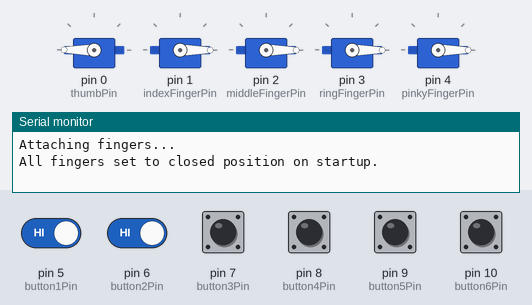
This sketch was run on a simulated Arduino Uno, built with avr-gcc and run on an emulated ATmega328P. Parts: 5 × servo, the last lines printed to the serial monitor. The inputs (shaded band) are chosen by the test bench; at power-on: pin 5 (button1Pin), pin 6 (button2Pin), pin 7 (button3Pin), pin 8 (button4Pin), pin 9 (button5Pin), pin 10 (button6Pin) HIGH.

Above: at 1.2 s.
1.3 s: pin 9 (button5Pin) pulled LOW for 0.15 s
At 1.4 s:
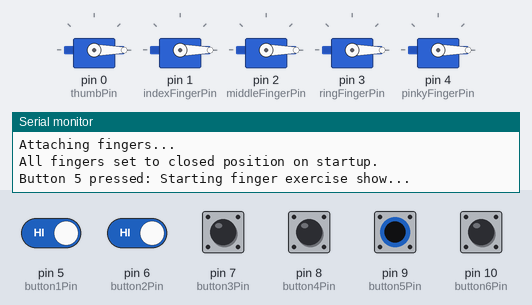
4.3 s: pin 5 (button1Pin) driven LOW and pin 6 (button2Pin) driven LOW
7.3 s: pin 10 (button6Pin) pulled LOW for 0.15 s
At 7.38 s:
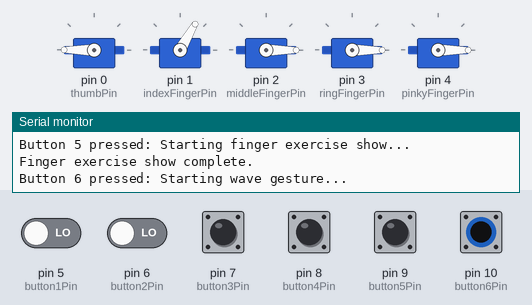
10.3 s: pin 5 (button1Pin) driven HIGH
At 11.4 s:
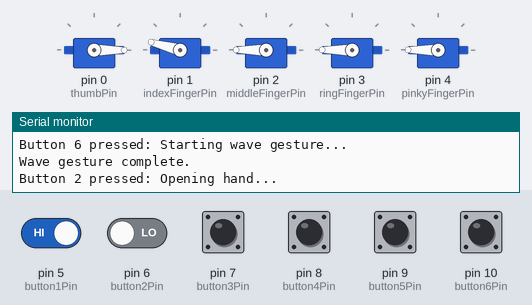
12.4 s: pin 9 (button5Pin) pulled LOW for 1 s
At 12.81 s:
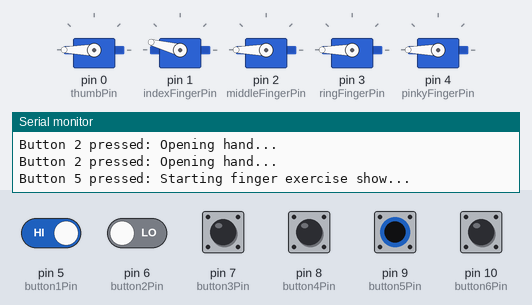
15.4 s: pin 6 (button2Pin) driven HIGH
At 19.1 s:
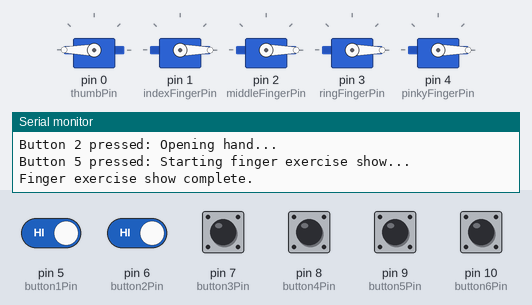
Timing chart, 0 to 19.4 s (numbered marks = the images above; inputs shaded):
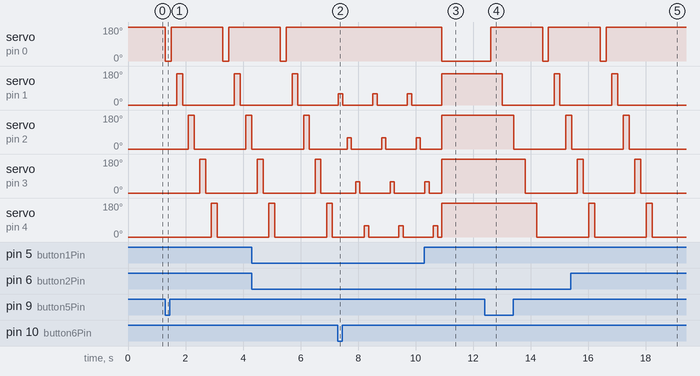

The sketch:

All__5__FINGERS_andSWITCH1_test4_buttons1_6-A.ino
```cpp
#include <Servo.h> // Include the Servo library

// Define Servo objects for each finger
Servo thumb;
Servo indexFinger;
Servo middleFinger;
Servo ringFinger;
Servo pinkyFinger;

// Define pin assignments for Seeeduino XIAO SAMD21
const int thumbPin = 0;         // Thumb servo on D0
const int indexFingerPin = 1;   // Index Finger servo on D1
const int middleFingerPin = 2;  // Middle Finger servo on D2
const int ringFingerPin = 3;    // Ring Finger servo on D3
const int pinkyFingerPin = 4;   // Pinky Finger servo on D4

// Define button pins
const int button1Pin = 5; // Button 1 on D5
const int button2Pin = 6; // Button 2 on D6
const int button3Pin = 7; // Button 3 on D7
const int button4Pin = 8; // Button 4 on D8
const int button5Pin = 9; // Button 5 on D9
const int button6Pin = 10; // Button 6 on D10

void setup() {
    Serial.begin(9600);
    Serial.println("Attaching fingers...");

    // Attach each finger to its respective pin
    thumb.attach(thumbPin);
    indexFinger.attach(indexFingerPin);
    middleFinger.attach(middleFingerPin);
    ringFinger.attach(ringFingerPin);
    pinkyFinger.attach(pinkyFingerPin);

    // Set up the buttons as inputs with pull-up resistors
    pinMode(button1Pin, INPUT_PULLUP);
    pinMode(button2Pin, INPUT_PULLUP);
    pinMode(button3Pin, INPUT_PULLUP);
    pinMode(button4Pin, INPUT_PULLUP);
    pinMode(button5Pin, INPUT_PULLUP);
    pinMode(button6Pin, INPUT_PULLUP);

    // Initialize all fingers to the closed position on startup
    thumb.write(180);       // Thumb starts closed at 180 degrees
    indexFinger.write(0);    // Index Finger starts closed
    middleFinger.write(0);   // Middle Finger starts closed
    ringFinger.write(0);     // Ring Finger starts closed
    pinkyFinger.write(0);    // Pinky Finger starts closed
    Serial.println("All fingers set to closed position on startup.");
}

void loop() {
    // Button 1: Exercise routine
    if (digitalRead(button1Pin) == LOW) { // Button 1 pressed
        Serial.println("Button 1 pressed: Starting exercise routine...");

        // Open each finger to its maximum position
        thumb.write(0);           // Open thumb to 0 degrees
        indexFinger.write(165);    // Open index finger to 165 degrees
        middleFinger.write(180);   // Open middle finger to 180 degrees
        ringFinger.write(180);     // Open ring finger to 180 degrees
        pinkyFinger.write(180);    // Open pinky finger to 180 degrees
        delay(1000); // Hold open for a moment

        // Close each finger back to its starting position
        thumb.write(180);          // Close thumb to 180 degrees
        indexFinger.write(0);      // Close index finger to 0 degrees
        middleFinger.write(0);     // Close middle finger to 0 degrees
        ringFinger.write(0);       // Close ring finger to 0 degrees
        pinkyFinger.write(0);      // Close pinky finger to 0 degrees
        delay(1000); // Hold closed for a moment

        Serial.println("Exercise routine complete. All fingers returned to closed position.");
    }

    // Button 2: Open all fingers
    if (digitalRead(button2Pin) == LOW) { // Button 2 pressed
        Serial.println("Button 2 pressed: Opening hand...");

        thumb.write(0);           // Open thumb
        indexFinger.write(165);    // Open index finger
        middleFinger.write(180);   // Open middle finger
        ringFinger.write(180);     // Open ring finger
        pinkyFinger.write(180);    // Open pinky finger

        delay(500); // Wait a moment after opening
    }

    // Button 3: Close all fingers
    if (digitalRead(button3Pin) == LOW) { // Button 3 pressed
        Serial.println("Button 3 pressed: Closing hand (making fist)...");

        thumb.write(180);           // Close thumb
        indexFinger.write(0);       // Close index finger
        middleFinger.write(0);      // Close middle finger
        ringFinger.write(0);        // Close ring finger
        pinkyFinger.write(0);       // Close pinky finger

        delay(500); // Wait a moment after closing
    }

    // Button 4: Show middle finger only
    if (digitalRead(button4Pin) == LOW) { // Button 4 pressed
        Serial.println("Button 4 pressed: Extending middle finger only...");

        thumb.write(180);           // Close thumb
        indexFinger.write(0);       // Close index finger
        middleFinger.write(180);    // Extend middle finger to 180 degrees
        ringFinger.write(0);        // Close ring finger
        pinkyFinger.write(0);       // Close pinky finger

        delay(500); // Hold the position with middle finger extended
    }

    // Button 5: Finger exercise show for 5 seconds
    if (digitalRead(button5Pin) == LOW) { // Button 5 pressed
        Serial.println("Button 5 pressed: Starting finger exercise show...");

        unsigned long startTime = millis();
        while (millis() - startTime < 5000) { // Run for 5 seconds
            // Open and close each finger in sequence
            thumb.write(0);           // Open thumb
            delay(200);
            thumb.write(180);         // Close thumb
            delay(200);

            indexFinger.write(165);    // Open index finger
            delay(200);
            indexFinger.write(0);      // Close index finger
            delay(200);

            middleFinger.write(180);   // Open middle finger
            delay(200);
            middleFinger.write(0);     // Close middle finger
            delay(200);

            ringFinger.write(180);     // Open ring finger
            delay(200);
            ringFinger.write(0);       // Close ring finger
            delay(200);

            pinkyFinger.write(180);    // Open pinky finger
            delay(200);
            pinkyFinger.write(0);      // Close pinky finger
            delay(200);
        }

        Serial.println("Finger exercise show complete.");
    }

    // Button 6: Wave gesture
    if (digitalRead(button6Pin) == LOW) { // Button 6 pressed
        Serial.println("Button 6 pressed: Starting wave gesture...");

        for (int i = 0; i < 3; i++) { // Repeat wave 3 times
            indexFinger.write(60);    // Partially open index finger
            delay(150);
            indexFinger.write(0);     // Close index finger
            delay(150);

            middleFinger.write(60);   // Partially open middle finger
            delay(150);
            middleFinger.write(0);    // Close middle finger
            delay(150);

            ringFinger.write(60);     // Partially open ring finger
            delay(150);
            ringFinger.write(0);      // Close ring finger
            delay(150);

            pinkyFinger.write(60);    // Partially open pinky finger
            delay(150);
            pinkyFinger.write(0);     // Close pinky finger
            delay(150);
        }

        Serial.println("Wave gesture complete.");
    }
}
```

Measured:
- after the input at 1.3 s, servo on pin 0 (thumbPin): alternates 180° for 1.8 s and 0° for 0.20 s, starting at once; servo on pin 1 (indexFingerPin): alternates 165° for 0.20 s and 0° for 1.8 s, starting after 0.40 s
- after the input at 7.3 s, servo on pin 0 (thumbPin): stays 180° (without the input it goes to 0° after 0.02 s)
- after the input at 10.3 s, servo on pin 0 (thumbPin): goes on until 10.9 s, then stays 0°; servo on pin 1 (indexFingerPin): goes on until 10.9 s, then stays 165°; servo on pin 2 (middleFingerPin), servo on pin 3 (ringFingerPin), servo on pin 4 (pinkyFingerPin): goes on until 10.9 s, then stays 180°
- after the input at 12.4 s, servo on pin 0 (thumbPin): 0° → 180° after 0.22 s, → 0° 1.8 s later, → 180° 0.20 s later; servo on pin 1 (indexFingerPin): 165° → 0° after 0.62 s, → 165° 1.8 s later, → 0° 0.20 s later
- after the input at 15.4 s, servo on pin 0 (thumbPin): goes on until 16.6 s, then stays 180°; servo on pin 1 (indexFingerPin): goes on until 17.0 s, then stays 0°
